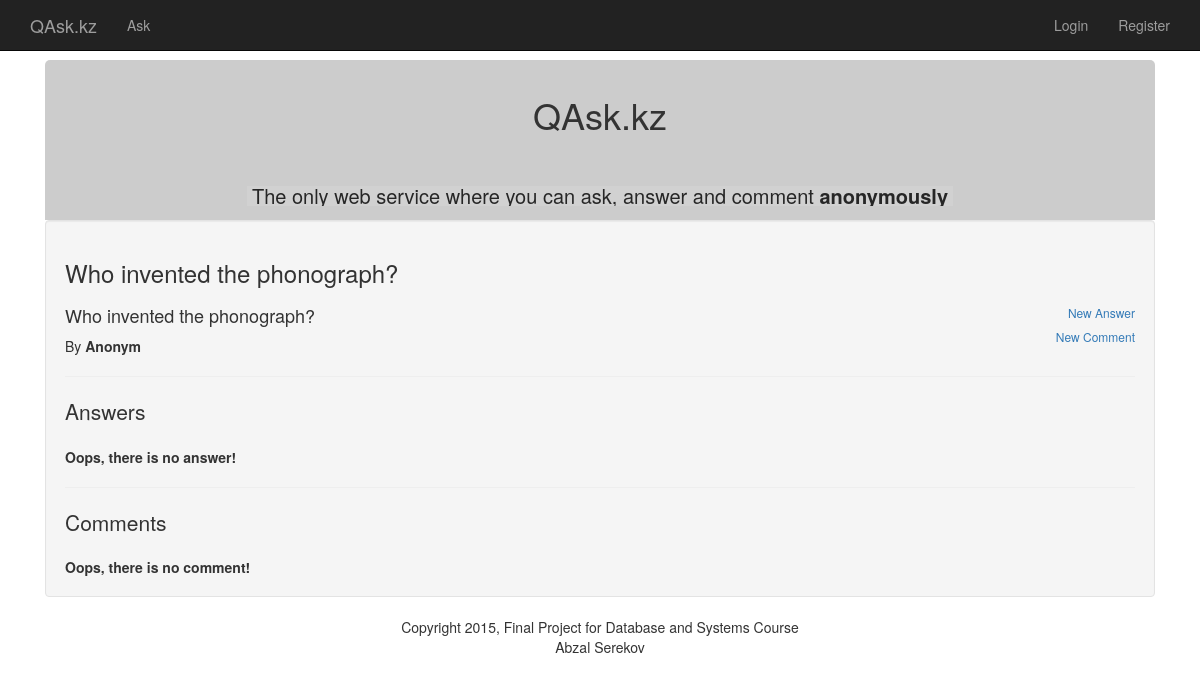
The app's page /question/3/2/ with its own data.
### qask_database_setup.py (models this page shows)
class Question(Base):
    __tablename__ = 'question'
    id = Column(Integer, primary_key=True)
    title = Column(String(250), nullable=False)
    body = Column(String(1000), nullable=False)
    added_time = Column(Float)
    updated_time = Column(Float)
    author_id = Column(Integer, ForeignKey('author.id'))
    author = relationship(Author)
    category_id = Column(Integer, ForeignKey('category.id'))
    category = relationship(Category)
    is_anonym = Column(Integer)

### main.py (the view)
@app.route('/question/<int:category_id>/<int:question_id>/')
def questionShow(category_id, question_id):
	user = 0
	if "user" in session:
		user = db.query(Author).filter_by(login=session['user']).first()
	question = db.query(Question).filter_by(id=question_id)
	if not question or question.count() == 0:
		flash("Wow, something wrong happened!!! Easy, man!", "error")
		return redirect(url_for('main'))
	question = question.one()
	answers = db.query(Answer).filter_by(question_id=question_id).order_by(desc(Answer.added_time))
	comments = db.query(Comment).filter_by(question_id=question_id).order_by(desc(Comment.added_time))
	return render_template('question.html', question=question,
		answers=answers,
		comments=comments,
		alen=answers.count(),
		clen=comments.count(),
		user=user)

### templates/question.html (shortened to what this page needs)
{% extends 'base.html' %}
{% block body %}
<div class="container">
     <div class="col-lg-12 col-sm-12 ">
        <div class="card hovercard">
          <div class="card-background">
              <img class="card-bkimg" alt="" src="http://lorempixel.com/100/100/people/9/">
          </div>
          <div class="useravatar">
            <h1>QAsk.kz</h1>
          </div>
          <div class="card-info"> <span class="card-title">The only web service where you can ask, answer and comment <strong>anonymously</strong></span>
          </div>
      </div>
      <div class="well">
        <div class="tab-content">
          <div class="tab-pane fade in active" id="tab1">
            <h3>{{question.title}}</h3>
            <div class="row">
              <div class="col-md-9">
                <h4>{{question.body|safe}}</h4>
                By <strong>{% if question.is_anonym %}Anonym{% else %} {{question.author.name}} {% endif %}</strong>
              </div>
              <div class="col-md-3">
                <h6 class="text-right"><a href="{{url_for('addAnswer', category_id=question.category.id, question_id=question.id)}}">New Answer</a></h6>
                <h6 class="text-right"><a href="{{url_for('addComment', category_id=question.category.id, question_id=question.id)}}">New Comment</a></h6>
              </div>
            </div>
            <hr/>
            <div>
              <span class="lead">Answers</span>
              <br/>
              <br/>
              {% if answers and alen > 0 %}
                {% for answer in answers %}
                  <div>
                    <strong>{% if answer.is_anonym %} Anonym {% else %} {{answer.author.name}} {% endif %}</strong> answers...
                    <h5>
                      {{answer.body|safe}}
                    </h5>
                  </div>
                {% endfor %}
              {% else %}
                <div><strong>Oops, there is no answer!</strong></div>
              {% endif %}
            </div>
            <hr/>
            <div>
              <span class="lead">Comments</span>
              <br/>
              <br/>
              {% if comments and clen > 0 %}
                {% for comment in comments %}
                  <div>
                    <strong>{% if comment.is_anonym %} Anonym {% else %} {{comment.author.name}} {% endif %}</strong> comments...
                    <h5>
                      {{comment.body|safe}}
                    </h5>
                  </div>
                {% endfor %}
              {% else %}
                <div><strong>Oops, there is no comment!</strong></div>
              {% endif %}
            </div>
          </div>
        </div>
      </div>
    </div>
    </div>
{% endblock %}

### static/stylesheets/styles.css (style rules this page uses)
.card { margin-top: 20px; padding: 30px; background-color: rgba(214, 224, 226, 0.2); -webkit-border-top-left-radius:5px; -moz-border-top-left-radius:5px; border-top-left-radius:5px; -webkit-border-top-right-radius:5px; -moz-border-top-right-radius:5px; border-top-right-radius:5px; -webkit-box-sizing: border-box; -moz-box-sizing: border-box; box-sizing: border-box; }
.card.hovercard { position: relative; padding-top: 0; overflow: hidden; text-align: center; background-color: #fff; background-color: rgba(255, 255, 255, 1); }
.card.hovercard .card-background { height: 130px; }
.card-background img { -webkit-filter: blur(25px); -moz-filter: blur(25px); -o-filter: blur(25px); -ms-filter: blur(25px); filter: blur(25px); margin-left: -100px; margin-top: -200px; min-width: 130%; }
.card.hovercard .useravatar { position: absolute; top: 15px; left: 0; right: 0; }
.card.hovercard .card-info { position: absolute; bottom: 14px; left: 0; right: 0; }
.card.hovercard .card-info .card-title { padding:0 5px; font-size: 20px; line-height: 1; color: #262626; background-color: rgba(255, 255, 255, 0.1); -webkit-border-radius: 4px; -moz-border-radius: 4px; border-radius: 4px; }
.card.hovercard .card-info { overflow: hidden; font-size: 12px; line-height: 20px; color: #737373; text-overflow: ellipsis; }

### records on screen
Question: title "Who invented the phonograph?", body "Who invented the phonograph?"
